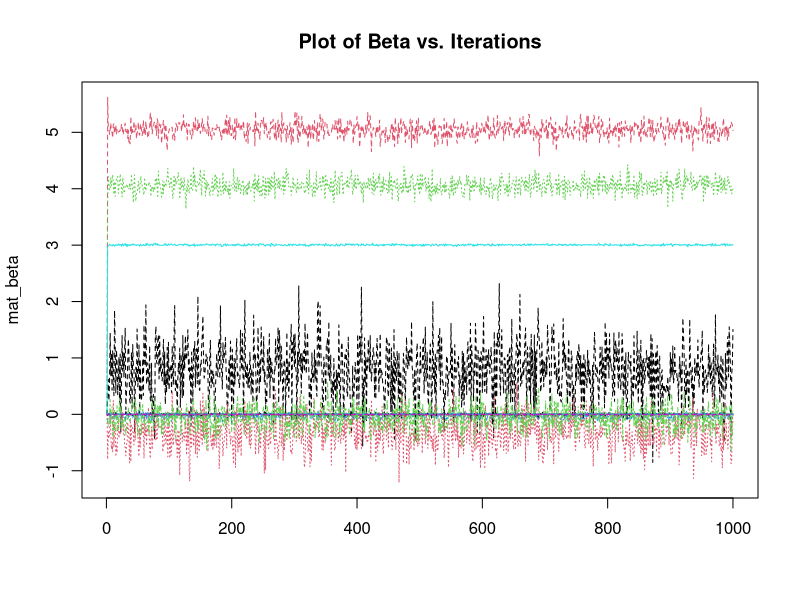
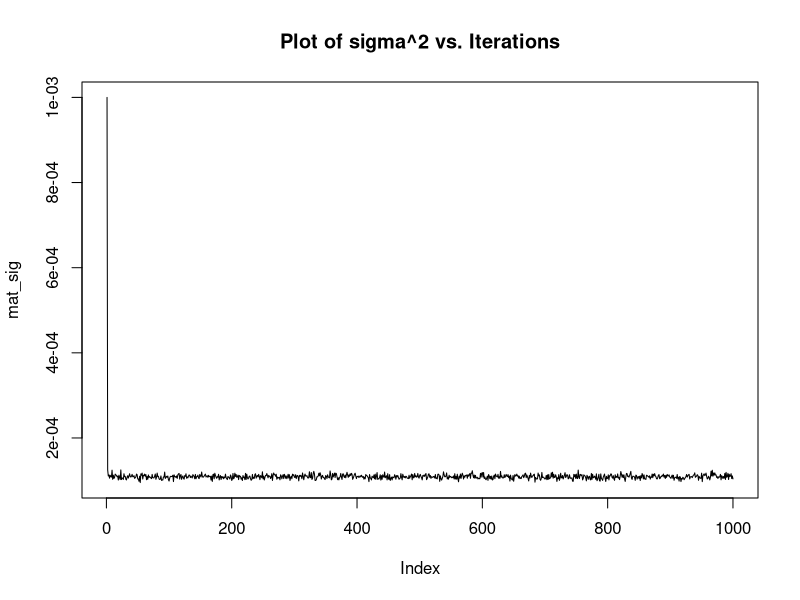

Source code (R) for these figures, in order:
## ---- chunk 1
library(dplyr)
dat <- read.csv("data.csv")

y <- dat$y
X <- dat[,-c(1,2)] %>% as.matrix()
X <- cbind(1, X)
n <- nrow(X) # n
p <- ncol(X) - 1# p = 11, p + 1 = 12
## ---- chunk 2
p_sig <- function(a = 0, b = 0, n = nrow(X), beta) {
  a_term <- a + (n/2)
  b_term <- 0.5 * (2*b + (t(y - (X %*% beta)) %*% (y - (X %*% beta)))) #y, X defined above
  1 / rgamma(1, shape = a_term, rate = b_term)
}
## ---- chunk 3
library(mvtnorm)
p_beta <- function(sig_sq, tau_sq = 100, p = ncol(X)-1) {
  sig <- solve( (1/sig_sq) * (t(X) %*% X) + (1/tau_sq) * diag(p+1) )
  mu <- (1/sig_sq) * sig %*% t(X) %*% y
  rmvnorm(1, mean = mu, sigma = sig)
}
## ---- chunk 4
set.seed(12)
gibbs <- function(its) {
  mat_beta <- matrix(NA, its, p+1)
  mat_sig <- rep(NA, its)
  mat_sig[1] <- 0.001
  mat_beta[1,] <- rep(0, p+1)
  for(i in 2:its) {
    mat_beta[i,] <- p_beta(sig_sq = mat_sig[i-1])
    mat_sig[i] <- p_sig(beta = mat_beta[i,])
  }
  list(mat_beta, mat_sig)
}

its <- 1000
a <- gibbs(its = its)
mat_beta <- a[[1]] #beta values
mat_sig <- a[[2]] #sig^2 values
## ---- chunk 5
matplot(mat_beta, type = "l", main = "Plot of Beta vs. Iterations")
plot(mat_sig, type = "l", main = "Plot of sigma^2 vs. Iterations")
## ---- chunk 6
mod <- lm(y ~ 0 + X)
res <- mod$residuals
S_beta <- t(res) %*% res
s_sq <- S_beta / (n - p - 1) #or just 1000 - 12
s_sq[,,drop = TRUE]
mean(mat_sig)
## ---- chunk 7
(summary(mod)$sigma)^2
## ---- chunk 8
beta_df <- data.frame(
  "bayesian_vals" = colMeans(mat_beta),
  "freq_vals" = mod$coefficients
)
beta_df
## ---- chunk 9
confint(mod) # frequentist confidence interval
t(apply(mat_beta, 2, quantile, probs=c(.025, 0.975))) #bayesian credible interval
